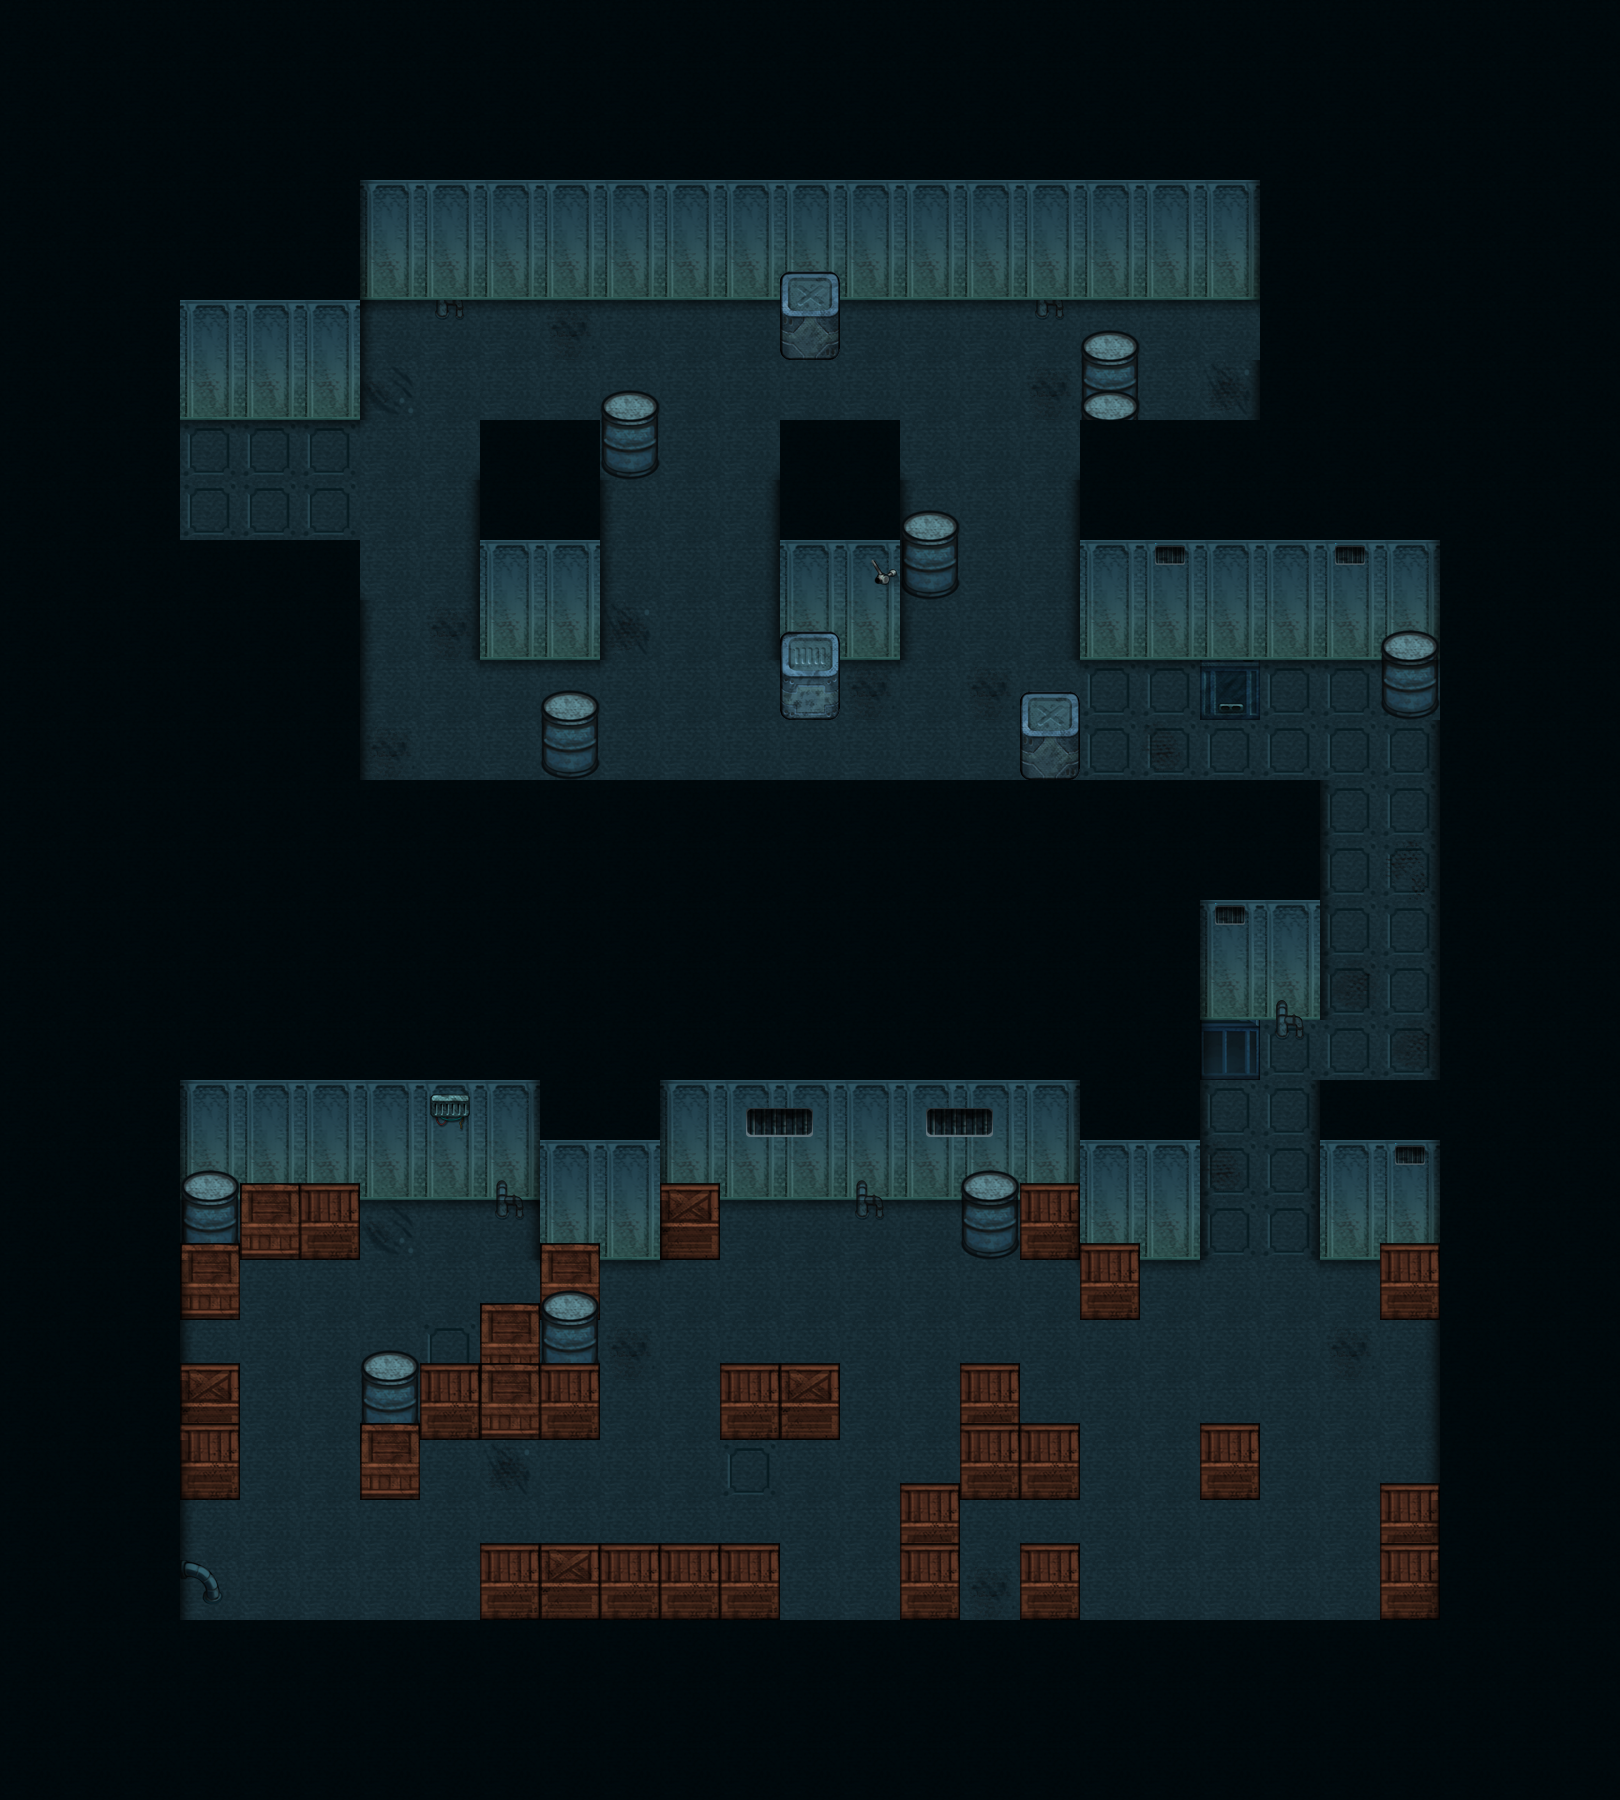

This game map was drawn from its Tiled (.tmx) file and the tilesets committed beside it. A one-line description and the trimmed map source follow:
An orthogonal 27x30 tile map with 60x60 px tiles, 5 tile layers (lower1, lower2, collide, shade, ...) and 15 objects (2x terminal, 2x circuit, 2x laser, levelEnd, player, ...).

<map version="1.0" orientation="orthogonal" renderorder="right-down" width="27" height="30" tilewidth="60" tileheight="60" nextobjectid="16">
 <tileset firstgid="1" name="tileset" tilewidth="60" tileheight="60">
  <image source="tileset.png" width="720" height="780" />
 </tileset>
 <layer name="lower1" width="27" height="30">
  <data>[810 cells, 810 non-empty, 11 distinct tile ids]</data>
 </layer>
 <layer name="lower2" width="27" height="30">
  <data>[810 cells, 9 non-empty, 3 distinct tile ids]</data>
 </layer>
 <layer name="collide" width="27" height="30">
  <data>[810 cells, 593 non-empty, 11 distinct tile ids]</data>
 </layer>
 <layer name="shade" width="27" height="30">
  <data>[810 cells, 123 non-empty, 9 distinct tile ids]</data>
 </layer>
 <layer name="upper" width="27" height="30">
  <data>[810 cells, 54 non-empty, 11 distinct tile ids]</data>
 </layer>
 <objectgroup name="objects">
  <object id="1" name="levelEnd" type="levelEnd" x="249" y="417" width="47" height="32" />
  <object id="2" name="player" x="421" y="1248" width="60" height="60" />
  <object id="3" name="flower" x="1200" y="360" width="60" height="60" />
  <object id="4" name="terminal" x="1200" y="1020" width="60" height="60">
   <properties>
    <property name="color" value="red" />
    <property name="id" value="1" />
    <property name="side" value="0" />
   </properties>
  </object>
  <object id="5" name="circuit" x="1259" y="1045">
   <properties>
    <property name="id" value="1" />
   </properties>
   <polyline points="-4,4 95,3 93,-116 63,-116" />
  </object>
  <object id="6" name="laser" x="1320" y="900" width="120" height="60">
   <properties>
    <property name="color" value="red" />
    <property name="direction" value="0" />
    <property name="id" value="1" />
   </properties>
  </object>
  <object id="7" name="laser" x="1320" y="870" width="120" height="60">
   <properties>
    <property name="color" value="red" />
    <property name="direction" value="0" />
    <property name="id" value="1" />
   </properties>
  </object>
  <object id="8" name="terminal" x="1200" y="660" width="60" height="60">
   <properties>
    <property name="color" value="red" />
    <property name="id" value="2" />
    <property name="side" value="1" />
   </properties>
  </object>
  <object id="9" name="camera" x="840" y="540" width="60" height="60">
   <properties>
    <property name="color" value="red" />
    <property name="direction" value="1" />
    <property name="id" value="2" />
   </properties>
  </object>
  <object id="10" name="circuit" x="1196" y="688">
   <properties>
    <property name="id" value="2" />
   </properties>
   <polyline points="0,0 -327,2 -327,-117" />
  </object>
  <object id="15" name="plant" x="180" y="1500" width="60" height="60" />
 </objectgroup>
 <objectgroup name="guards" visible="0">
  <object id="11" x="1136" y="1379">
   <properties>
    <property name="bhv" value="1" />
   </properties>
   <polyline points="0,0 -1,177 199,175 199,-24 27,-25" />
  </object>
  <object id="12" x="1004" y="596">
   <properties>
    <property name="bhv" value="1" />
   </properties>
   <polyline points="0,0 2,-242 -144,-242" />
  </object>
  <object id="13" x="692" y="412">
   <properties>
    <property name="bhv" value="2" />
   </properties>
   <polyline points="0,0 0,200" />
  </object>
  <object id="14" x="651" y="1500">
   <properties>
    <property name="bhv" value="1" />
   </properties>
   <polyline points="0,0 5,-180 240,-180" />
  </object>
 </objectgroup>
</map>
